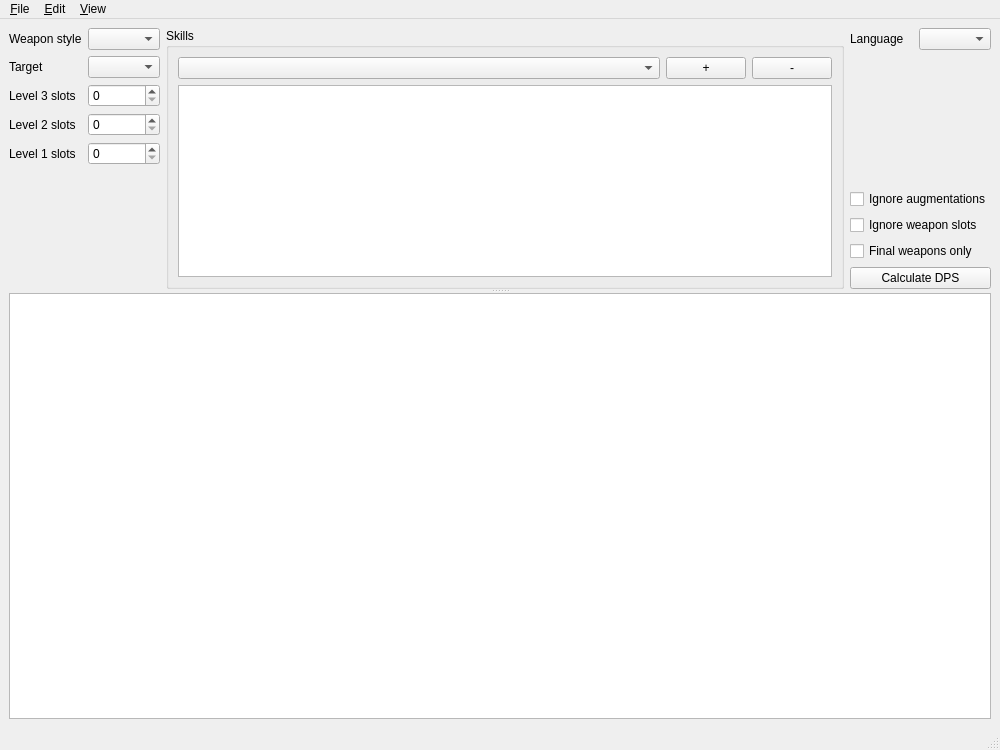
<?xml version="1.0" encoding="UTF-8"?>
<ui version="4.0">
 <class>MainWindow</class>
 <widget class="QMainWindow" name="MainWindow">
  <property name="geometry">
   <rect>
    <x>0</x>
    <y>0</y>
    <width>1000</width>
    <height>750</height>
   </rect>
  </property>
  <property name="acceptDrops">
   <bool>true</bool>
  </property>
  <property name="windowTitle">
   <string>DPS calculator</string>
  </property>
  <widget class="QWidget" name="centralwidget">
   <layout class="QVBoxLayout" name="verticalLayout_2">
    <item>
     <widget class="QSplitter" name="splitter">
      <property name="orientation">
       <enum>Qt::Vertical</enum>
      </property>
      <widget class="QWidget" name="layoutWidget">
       <layout class="QHBoxLayout" name="horizontalLayout">
        <item>
         <layout class="QFormLayout" name="formLayout">
          <property name="fieldGrowthPolicy">
           <enum>QFormLayout::AllNonFixedFieldsGrow</enum>
          </property>
          <item row="0" column="0">
           <widget class="QLabel" name="label">
            <property name="text">
             <string>Weapon style</string>
            </property>
           </widget>
          </item>
          <item row="0" column="1">
           <widget class="QComboBox" name="profileCb"/>
          </item>
          <item row="1" column="0">
           <widget class="QLabel" name="label_2">
            <property name="text">
             <string>Target</string>
            </property>
           </widget>
          </item>
          <item row="1" column="1">
           <widget class="QComboBox" name="targetCb"/>
          </item>
          <item row="2" column="0">
           <widget class="QLabel" name="label_3">
            <property name="text">
             <string>Level 3 slots</string>
            </property>
           </widget>
          </item>
          <item row="3" column="0">
           <widget class="QLabel" name="label_4">
            <property name="text">
             <string>Level 2 slots</string>
            </property>
           </widget>
          </item>
          <item row="4" column="0">
           <widget class="QLabel" name="label_6">
            <property name="text">
             <string>Level 1 slots</string>
            </property>
           </widget>
          </item>
          <item row="2" column="1">
           <widget class="QSpinBox" name="level3Slots"/>
          </item>
          <item row="3" column="1">
           <widget class="QSpinBox" name="level2Slots"/>
          </item>
          <item row="4" column="1">
           <widget class="QSpinBox" name="level1Slots"/>
          </item>
         </layout>
        </item>
        <item>
         <widget class="QGroupBox" name="groupBox">
          <property name="title">
           <string>Skills</string>
          </property>
          <layout class="QVBoxLayout" name="verticalLayout_4">
           <item>
            <layout class="QHBoxLayout" name="horizontalLayout_3">
             <item>
              <widget class="QComboBox" name="buffCb">
               <property name="sizePolicy">
                <sizepolicy hsizetype="Expanding" vsizetype="Fixed">
                 <horstretch>0</horstretch>
                 <verstretch>0</verstretch>
                </sizepolicy>
               </property>
              </widget>
             </item>
             <item>
              <widget class="QPushButton" name="addBuff">
               <property name="text">
                <string>+</string>
               </property>
              </widget>
             </item>
             <item>
              <widget class="QPushButton" name="removeBuff">
               <property name="text">
                <string>-</string>
               </property>
              </widget>
             </item>
            </layout>
           </item>
           <item>
            <widget class="QListView" name="buffListView"/>
           </item>
          </layout>
         </widget>
        </item>
        <item>
         <layout class="QVBoxLayout" name="verticalLayout">
          <item>
           <layout class="QHBoxLayout" name="horizontalLayout_2">
            <item>
             <widget class="QLabel" name="label_5">
              <property name="text">
               <string>Language</string>
              </property>
             </widget>
            </item>
            <item>
             <widget class="QComboBox" name="languageCb"/>
            </item>
           </layout>
          </item>
          <item>
           <spacer name="verticalSpacer">
            <property name="orientation">
             <enum>Qt::Vertical</enum>
            </property>
            <property name="sizeType">
             <enum>QSizePolicy::Expanding</enum>
            </property>
            <property name="sizeHint" stdset="0">
             <size>
              <width>20</width>
              <height>0</height>
             </size>
            </property>
           </spacer>
          </item>
          <item>
           <widget class="QCheckBox" name="ignoreAugmentations">
            <property name="text">
             <string>Ignore augmentations</string>
            </property>
           </widget>
          </item>
          <item>
           <widget class="QCheckBox" name="ignoreWeaponSlots">
            <property name="text">
             <string>Ignore weapon slots</string>
            </property>
           </widget>
          </item>
          <item>
           <widget class="QCheckBox" name="finalOnly">
            <property name="text">
             <string>Final weapons only</string>
            </property>
           </widget>
          </item>
          <item>
           <widget class="QPushButton" name="calculateDps">
            <property name="text">
             <string>Calculate DPS</string>
            </property>
           </widget>
          </item>
         </layout>
        </item>
       </layout>
      </widget>
      <widget class="QTableView" name="tableView">
       <property name="sizePolicy">
        <sizepolicy hsizetype="Expanding" vsizetype="Expanding">
         <horstretch>0</horstretch>
         <verstretch>1</verstretch>
        </sizepolicy>
       </property>
       <property name="contextMenuPolicy">
        <enum>Qt::ActionsContextMenu</enum>
       </property>
       <property name="dragEnabled">
        <bool>true</bool>
       </property>
       <property name="dragDropMode">
        <enum>QAbstractItemView::DragOnly</enum>
       </property>
       <property name="sortingEnabled">
        <bool>true</bool>
       </property>
      </widget>
     </widget>
    </item>
   </layout>
  </widget>
  <widget class="QMenuBar" name="menubar">
   <property name="geometry">
    <rect>
     <x>0</x>
     <y>0</y>
     <width>1000</width>
     <height>20</height>
    </rect>
   </property>
   <widget class="QMenu" name="menuFile">
    <property name="title">
     <string>&amp;File</string>
    </property>
    <addaction name="action_Quit"/>
   </widget>
   <widget class="QMenu" name="menuEdit">
    <property name="title">
     <string>&amp;Edit</string>
    </property>
    <addaction name="action_Copy"/>
   </widget>
   <widget class="QMenu" name="menuView">
    <property name="title">
     <string>&amp;View</string>
    </property>
    <widget class="ColumnMenu" name="menu_Columns">
     <property name="title">
      <string>&amp;Columns</string>
     </property>
    </widget>
    <widget class="MonsterModeMenu" name="menu_MonsterMode">
     <property name="title">
      <string>&amp;Base values</string>
     </property>
    </widget>
    <addaction name="menu_Columns"/>
    <addaction name="menu_MonsterMode"/>
   </widget>
   <addaction name="menuFile"/>
   <addaction name="menuEdit"/>
   <addaction name="menuView"/>
  </widget>
  <widget class="QStatusBar" name="statusbar"/>
  <action name="action_Copy">
   <property name="text">
    <string>&amp;Copy</string>
   </property>
   <property name="shortcut">
    <string>Ctrl+C</string>
   </property>
  </action>
  <action name="action_Quit">
   <property name="text">
    <string>&amp;Quit</string>
   </property>
  </action>
  <action name="action_Show_All">
   <property name="text">
    <string>Show &amp;All</string>
   </property>
  </action>
  <action name="actionShow_All">
   <property name="text">
    <string>Show &amp;All</string>
   </property>
  </action>
 </widget>
 <customwidgets>
  <customwidget>
   <class>ColumnMenu</class>
   <extends>QMenu</extends>
   <header>src/gui/ColumnMenu.h</header>
  </customwidget>
  <customwidget>
   <class>MonsterModeMenu</class>
   <extends>QMenu</extends>
   <header>src/gui/MonsterModeMenu.h</header>
  </customwidget>
 </customwidgets>
 <resources/>
 <connections/>
</ui>
